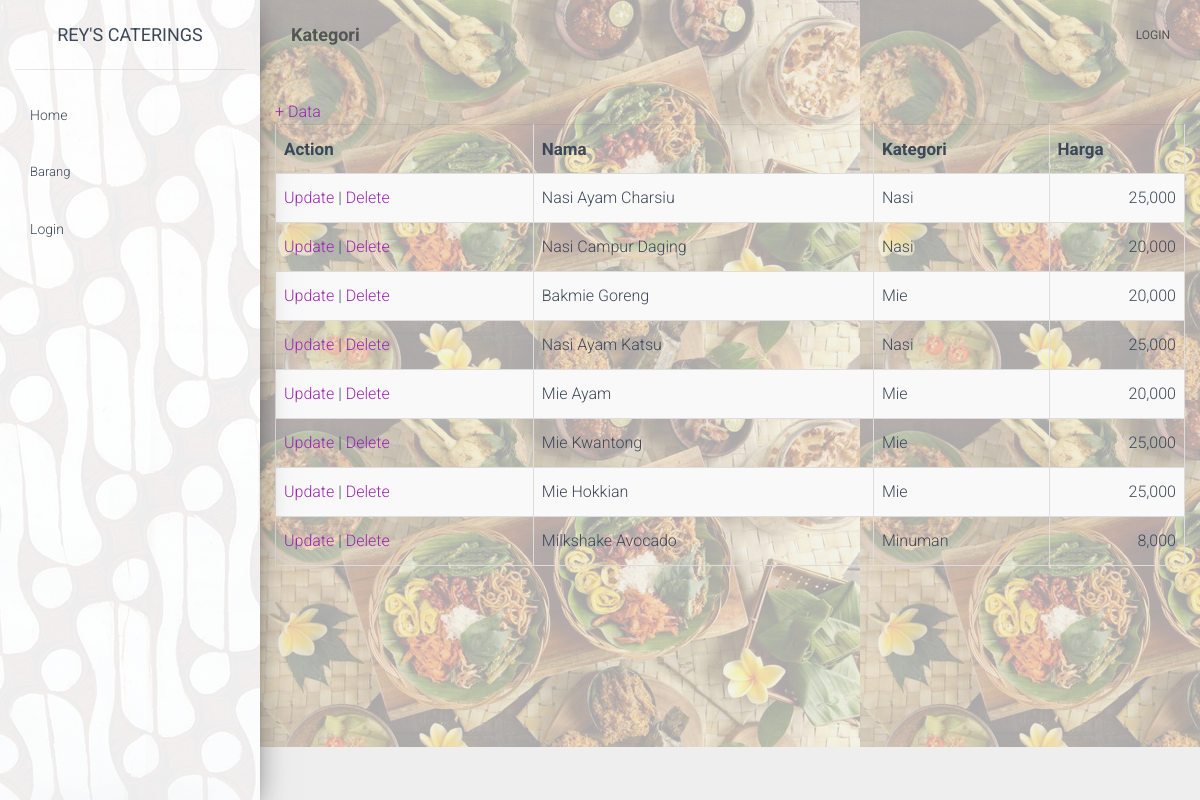
/item2.php, run on the app's committed database.
### tables this page shows
CREATE TABLE `barang` (
  `id` int(11) NOT NULL,
  `nama` varchar(200) NOT NULL,
  `kategori` int(11) NOT NULL,
  `gambar` varchar(600) NOT NULL,
  `harga` int(11) NOT NULL,
  `brand` int(11) NOT NULL,
  `disc` float NOT NULL
);

CREATE TABLE `kategori` (
  `id` int(11) NOT NULL,
  `nama` varchar(100) NOT NULL
);

### item2.php (the view, shortened to what this page needs)
<?php
	$title="Kategori";
	require_once "assets/dbconnect.php";
?>
<!doctype html>
<html lang="en">
<head>
  <?php
	require_once "assets/css.php";
  ?>
</head>
<body>
  <div class="wrapper ">
    <?php
		require_once "assets/sbar.php";
	?>
    <div class="main-panel">
      <?php
		require_once "assets/nbar.php";
	  ?>
      <div class="content">
        <div class="container-fluid">
			<div class="row">
				<a href="aitem.php">+ Data</a>
				<table class="table table-bordered table-striped ">
					<thead>
						<tr>
							<th style="font-weight:bold">
								Action
							</th>
							<th style="font-weight:bold">
								Nama
							</th>
							<th style="font-weight:bold">
								Kategori
							</th>
							<th style="font-weight:bold">
								Harga
							</th>
						</tr>
					</thead>
					<tbody>
						<?php
							$sql="SELECT b.*,k.nama as kategori ".
								 "FROM barang b ".
								 "INNER JOIN kategori k ON (b.kategori=k.id) ";
							$result=mysqli_query($dbconnect,$sql);
							while ($hsl=mysqli_fetch_array($result))
							{
								?>
									<tr>
										<td>
											<a href="eitem.php?id=<?php echo $hsl["id"];?>">Update</a> |  <a href="ditem.php?id=<?php echo $hsl["id"];?>">Delete</a>
										</td>
										<td>
											<?php
												echo $hsl["nama"];
											?>
										</td>
										<td>
											<?php
												echo $hsl["kategori"];
											?>
										</td>
										<td style="text-align:right">
											<?php
												echo number_format($hsl["harga"]);
											?>
										</td>
									</tr>
								<?php
							}
						?>
					</tbody>
				</table>
			</div>
        </div>
      </div>
    </div>
  </div>
</body>
</html>

### assets/css.php (shortened to what this page needs)
<link rel="stylesheet" href="https://maxcdn.bootstrapcdn.com/font-awesome/latest/css/font-awesome.min.css">
<link href="assets/css/material-dashboard.css?v=3.1.2&x=2" rel="stylesheet" />
<link href="assets/demo/demo.css" rel="stylesheet" />
<link rel="stylesheet" type="text/css" href="//cdn.jsdelivr.net/npm/slick-carousel@1.8.1/slick/slick.css"/>
<link rel="stylesheet" type="text/css" href="https://cdnjs.cloudflare.com/ajax/libs/slick-carousel/1.9.0/slick-theme.min.css"/>

### assets/sbar.php (shortened to what this page needs)
<div class="sidebar" data-color="danger" data-image="assets/img/batik2.jpg">
    <div class="logo">
      <a  class="simple-text logo-mini">
        Rey's Caterings
      </a>
    </div>
 <?php
function current_url()
{
	$url      = "http://" . $_SERVER['HTTP_HOST'] . $_SERVER['REQUEST_URI'];
	$temp=explode("/",$_SERVER["REQUEST_URI"]);
	return $temp[count($temp)-1];
}
$offer_url = current_url();
function contains($needle, $haystack)
{
	return strpos($haystack, $needle) !== false;
}
 ?>
    <div class="sidebar-wrapper">
      <ul class="nav">
        <?php
	if (isset($_SESSION["id"]))
	{
		$level="";
		$q="SELECT * FROM pengguna WHERE id='".$_SESSION["id"]."'";
		$result=mysqli_query($dbconnect,$q);
		$user=mysqli_fetch_array($result);
		if ($user["tipe"]=="admin")
		{
			 ?>
			  <li class="nav-item <?php if ($offer_url=="dashboard.php") echo "active";?>">
				<a class="nav-link" href="dashboard.php">
				  <p>Dashboard</p>
				</a>
			  </li>
			  <li class="nav-item <?php if ($offer_url=="kategori.php") echo "active";?>">
				<a class="nav-link" href="kategori.php">
				  <p>Kategori</p>
				</a>
			  </li>
			  <li class="nav-item <?php if ($offer_url=="item2.php") echo "active";?>">
				<a class="nav-link" href="item2.php">
				  <p>Item</p>
				</a>
			  </li>
			  <li class="nav-item <?php if ($offer_url=="apembayaran2.php") echo "active";?>">
				<a class="nav-link" href="apembayaran2.php">
				  <p>pembayaran</p>
				</a>
			  </li>
			  <li class="nav-item <?php if ($offer_url=="logout.php") echo "active";?>">
				<a class="nav-link" href="plogout.php">
				  <p>Logout</p>
				</a>
			  </li>
			<?php
		}
		else if ($user["tipe"]=="user"){
			?>
				 <li class="nav-item <?php if ($offer_url=="dashboard.php") echo "active";?>">
				<a class="nav-link" href="dashboard.php">
				  <p>Home</p>
				</a>
			  </li>
				 <li class="nav-item <?php if ($offer_url=="info.php") echo "active";?>">
				<a class="nav-link" href="info.php">
				  <p>info</p>
				</a>
			  </li>
			  <li class="nav-item <?php if ($offer_url=="item.php") echo "active";?>">
				<a class="nav-link" href="item.php">
				  <p>Barang</p>
				</a>
			  </li>
			  <li class="nav-item <?php if ($offer_url=="keranjang.php") echo "active";?>">
				<a class="nav-link" href="keranjang.php">
				  <p>Keranjang</p>
				</a>
			  </li>
			  <li class="nav-item <?php if ($offer_url=="apembayaran.php") echo "active";?>">
				<a class="nav-link" href="apembayaran.php">
				  <p>Transaksi</p>
				</a>
			  </li>
			  <li class="nav-item <?php if ($offer_url=="logout.php") echo "active";?>">
				<a class="nav-link" href="plogout.php">
				  <p>Logout</p>
				</a>
			  </li>
			<?php
		}
	}
	else {
		?>
		  <li class="nav-item <?php if ($offer_url=="index.php") echo "active";?>">
			<a class="nav-link" href="index.php">
			  <p>Home</p>
			</a>
		  </li>
		  <li class="nav-item <?php if (contains("item.php",$offer_url)) echo "active";?> dropdown">
			<a class="nav-link" href="http://example.com" id="navbarDropdownMenuLink" data-toggle="dropdown" aria-haspopup="true" aria-expanded="false">
			   Barang
			</a>
		  </li>
		   <li class="nav-item <?php if ($offer_url=="login.php") echo "active";?>">
			<a class="nav-link" href="login.php">
			  <p>Login</p>
			</a>
		  </li>
		<?php
	}
  ?>
      </ul>
    </div>
  </div>

### assets/nbar.php (shortened to what this page needs)
<nav class="navbar navbar-expand-lg navbar-transparent navbar-absolute fixed-top ">
	<div class="container-fluid">
	  <div class="navbar-wrapper">
		<a style="font-weight:bold" class="navbar-brand" href="javascript:;"><?php echo $title;?></a>
	  </div>
	  <div class="collapse navbar-collapse justify-content-end">
		<ul class="navbar-nav">
		  <li class="nav-item">
			<a class="nav-link" href="login.php">
			  Login
			</a>
		  </li>
		</ul>
	  </div>
	</div>
  </nav>

### data on the page
barang: nama "Nasi Ayam Charsiu", kategori.nama "Nasi", harga "25,000"
barang: nama "Nasi Campur Daging", kategori.nama "Nasi", harga "20,000"
barang: nama "Bakmie Goreng", kategori.nama "Mie", harga "20,000"
barang: nama "Nasi Ayam Katsu", kategori.nama "Nasi", harga "25,000"
barang: nama "Mie Ayam", kategori.nama "Mie", harga "20,000"
barang: nama "Mie Kwantong", kategori.nama "Mie", harga "25,000"
barang: nama "Mie Hokkian", kategori.nama "Mie", harga "25,000"
barang: nama "Milkshake Avocado", kategori.nama "Minuman", harga "8,000"

### other printed values
$title "Kategori"
